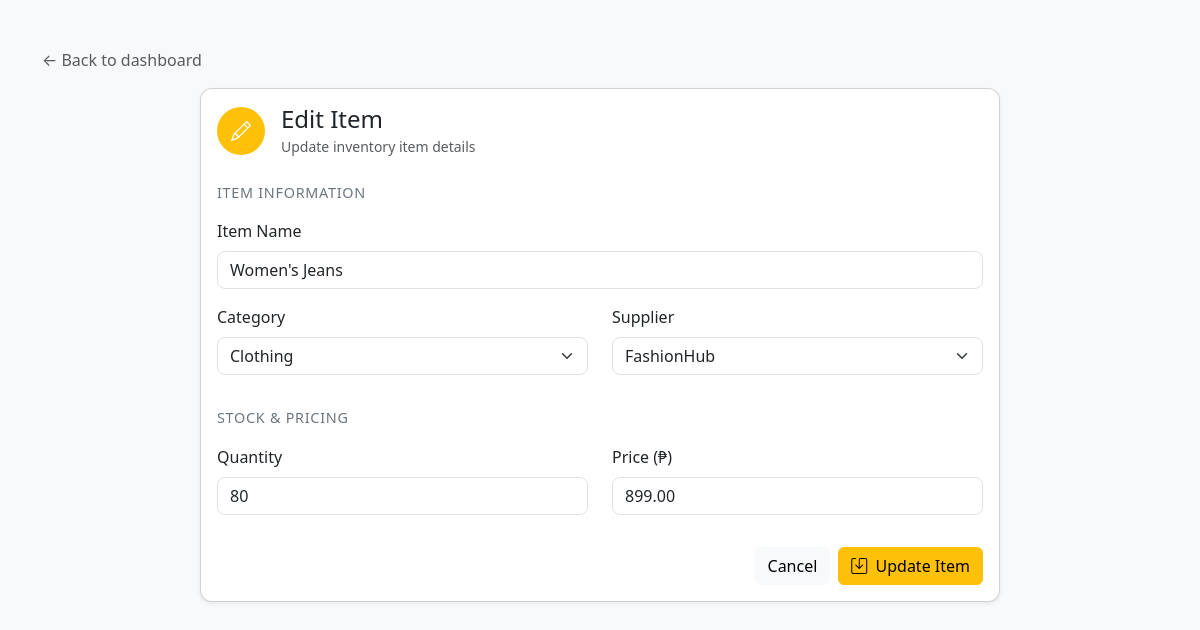
The page /items/edit.php?id=7 on the database its author committed.
### tables this page shows
CREATE TABLE `items` (
  `id` int(11) NOT NULL,
  `name` varchar(100) NOT NULL,
  `category_id` int(11) NOT NULL,
  `supplier_id` int(11) NOT NULL,
  `quantity` int(11) DEFAULT 0,
  `price` decimal(10,2) DEFAULT 0.00,
  `created_at` timestamp NOT NULL DEFAULT current_timestamp()
);

CREATE TABLE `categories` (
  `id` int(11) NOT NULL,
  `name` varchar(100) NOT NULL,
  `description` varchar(250) NOT NULL,
  `created_at` timestamp NOT NULL DEFAULT current_timestamp()
);

CREATE TABLE `suppliers` (
  `id` int(11) NOT NULL,
  `name` varchar(100) NOT NULL,
  `contact` varchar(50) DEFAULT NULL,
  `created_at` timestamp NOT NULL DEFAULT current_timestamp()
);

### items/edit.php (the view, shortened to what this page needs)
<?php
include '../database/config.php';
$id = intval($_GET['id']);
$name_err = $category_err = $supplier_err = "";
$stmt = $conn->prepare("SELECT * FROM items WHERE id = ?");
$stmt->bind_param("i", $id);
$stmt->execute();
$result = $stmt->get_result();
$item = $result->fetch_assoc();
$name = $item['name'];
$category_id = $item['category_id'];
$supplier_id = $item['supplier_id'];
$quantity = $item['quantity'];
$price = $item['price'];
$categories = $conn->query("SELECT id, name FROM categories ORDER BY name ASC");
$suppliers = $conn->query("SELECT id, name FROM suppliers ORDER BY name ASC");
?>
<!DOCTYPE html>
<html lang="en">
<head>
    <link rel="stylesheet" href="../assets/bootstrap/bootstrap.min.css">
    <link rel="stylesheet" href="../assets/bootstrap/icons/bootstrap-icon/bootstrap-icons.css">
</head>
<body>
<div class="container py-5">
    <div class="mb-3">
        <a href="../dashboard/index.php" class="text-decoration-none text-muted">
            ← Back to dashboard
        </a>
    </div>
    <div class="card shadow-sm form-card">
        <div class="card-body">
            <div class="mb-4 d-flex align-items-center gap-3">
                <div class="bg-warning text-white rounded-circle d-flex align-items-center justify-content-center"
                     style="width:48px;height:48px;">
                    <i class="bi bi-pencil fs-5"></i>
                </div>
                <div>
                    <h4 class="mb-0">Edit Item</h4>
                    <small class="text-muted">Update inventory item details</small>
                </div>
            </div>
            <form action="<?php echo htmlspecialchars($_SERVER["PHP_SELF"] . "?id=" . $id); ?>"
                  method="post"
                  novalidate>
                <div class="mb-3">
                    <div class="section-title">Item Information</div>
                    <div class="mb-3">
                        <label class="form-label">Item Name</label>
                        <input type="text"
                               name="name"
                               class="form-control <?php echo (!empty($name_err)) ? 'is-invalid' : ''; ?>"
                               value="<?php echo htmlspecialchars($name); ?>">
                    </div>
                    <div class="row">
                        <div class="col-md-6 mb-3">
                            <label class="form-label">Category</label>
                            <select name="category_id"
                                    class="form-select <?php echo (!empty($category_err)) ? 'is-invalid' : ''; ?>">
                                <?php while($row = $categories->fetch_assoc()): ?>
                                    <option value="<?php echo $row['id']; ?>"
                                        <?php echo ($category_id == $row['id']) ? 'selected' : ''; ?>>
                                        <?php echo htmlspecialchars($row['name']); ?>
                                    </option>
                                <?php endwhile; ?>
                            </select>
                        </div>
                        <div class="col-md-6 mb-3">
                            <label class="form-label">Supplier</label>
                            <select name="supplier_id"
                                    class="form-select <?php echo (!empty($supplier_err)) ? 'is-invalid' : ''; ?>">
                                <?php while($row = $suppliers->fetch_assoc()): ?>
                                    <option value="<?php echo $row['id']; ?>"
                                        <?php echo ($supplier_id == $row['id']) ? 'selected' : ''; ?>>
                                        <?php echo htmlspecialchars($row['name']); ?>
                                    </option>
                                <?php endwhile; ?>
                            </select>
                        </div>
                    </div>
                </div>
                <div class="mb-3">
                    <div class="section-title">Stock & Pricing</div>
                    <div class="row">
                        <div class="col-md-6 mb-3">
                            <label class="form-label">Quantity</label>
                            <input type="number"
                                   name="quantity"
                                   class="form-control"
                                   min="0"
                                   value="<?php echo htmlspecialchars($quantity); ?>">
                        </div>
                        <div class="col-md-6 mb-3">
                            <label class="form-label">Price (₱)</label>
                            <input type="number"
                                   step="0.01"
                                   name="price"
                                   class="form-control"
                                   min="0"
                                   value="<?php echo htmlspecialchars($price); ?>">
                        </div>
                    </div>
                </div>
                <div class="d-flex justify-content-end gap-2">
                    <a href="index.php" class="btn btn-light">
                        Cancel
                    </a>
                    <button type="submit" class="btn btn-warning">
                        <i class="bi bi-save me-1"></i> Update Item
                    </button>
                </div>
            </form>
        </div>
    </div>
</div>
</body>
</html>

### items/edit.php (style rules this page uses)
body { background-color: #f8f9fa; }
.form-card { border-radius: 12px; max-width: 800px; margin: auto; }
.form-label { font-weight: 500; }
.form-control, .form-select { border-radius: 8px; }
.section-title { font-size: 0.9rem; text-transform: uppercase; letter-spacing: .05em; color: #6c757d; margin-bottom: 1rem; }

### rows shown on the page
items: name "Women's Jeans", category_id "Clothing", supplier_id "FashionHub", quantity "80", price "899.00"
